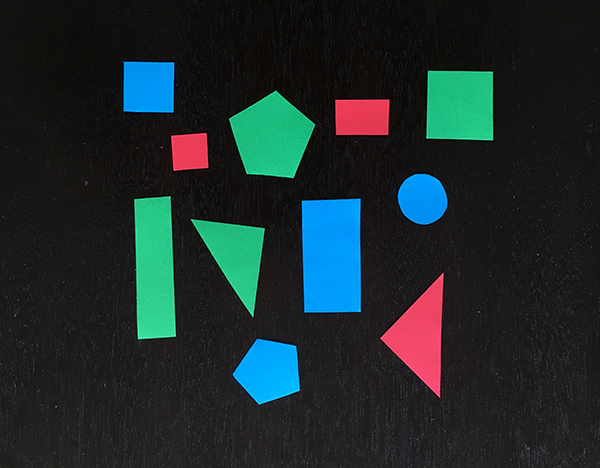
#> input picture tests/determining-object-color/example_shapes.png, 600 x 468 px
$ python detect_color.py --image example_shapes.png   (older library calls are emulated)
#> lines starting #> are read from the running program, lines starting #| are printed output that depends on the picture; after the words box and inside, x2 and y2 are one past the last pixel; in counts of white or black regions, pixels touching at a corner belong together
### tests/determining-object-color/pyimagesearch/colorlabeler.py
# import the necessary packages
from scipy.spatial import distance as dist
from collections import OrderedDict
import numpy as np
import cv2

class ColorLabeler:
	def __init__(self):
		# initialize the colors dictionary, containing the color
		# name as the key and the RGB tuple as the value
		colors = OrderedDict({
			"red": (255, 0, 0),
			"green": (0, 255, 0),
			"blue": (0, 0, 255)})

		# allocate memory for the L*a*b* image, then initialize
		# the color names list
		self.lab = np.zeros((len(colors), 1, 3), dtype="uint8")
		self.colorNames = []

		# loop over the colors dictionary
		for (i, (name, rgb)) in enumerate(colors.items()):
			# update the L*a*b* array and the color names list
			self.lab[i] = rgb
			self.colorNames.append(name)

		# convert the L*a*b* array from the RGB color space
		# to L*a*b*
		self.lab = cv2.cvtColor(self.lab, cv2.COLOR_RGB2LAB)

	def label(self, image, c):
		# construct a mask for the contour, then compute the
		# average L*a*b* value for the masked region
		mask = np.zeros(image.shape[:2], dtype="uint8")
		cv2.drawContours(mask, [c], -1, 255, -1)
		mask = cv2.erode(mask, None, iterations=2)
		mean = cv2.mean(image, mask=mask)[:3]

		# initialize the minimum distance found thus far
		minDist = (np.inf, None)

		# loop over the known L*a*b* color values
		for (i, row) in enumerate(self.lab):
			# compute the distance between the current L*a*b*
			# color value and the mean of the image
			d = dist.euclidean(row[0], mean)

			# if the distance is smaller than the current distance,
			# then update the bookkeeping variable
			if d < minDist[0]:
				minDist = (d, i)

		# return the name of the color with the smallest distance
		return self.colorNames[minDist[1]]

### tests/determining-object-color/pyimagesearch/shapedetector.py
# import the necessary packages
import cv2

class ShapeDetector:
	def __init__(self):
		pass

	def detect(self, c):
		# initialize the shape name and approximate the contour
		shape = "unidentified"
		peri = cv2.arcLength(c, True)
		approx = cv2.approxPolyDP(c, 0.04 * peri, True)

		# if the shape is a triangle, it will have 3 vertices
		if len(approx) == 3:
			shape = "triangle"

		# if the shape has 4 vertices, it is either a square or
		# a rectangle
		elif len(approx) == 4:
			# compute the bounding box of the contour and use the
			# bounding box to compute the aspect ratio
			(x, y, w, h) = cv2.boundingRect(approx)
			ar = w / float(h)

			# a square will have an aspect ratio that is approximately
			# equal to one, otherwise, the shape is a rectangle
			shape = "square" if ar >= 0.95 and ar <= 1.05 else "rectangle"

		# if the shape is a pentagon, it will have 5 vertices
		elif len(approx) == 5:
			shape = "pentagon"

		# otherwise, we assume the shape is a circle
		else:
			shape = "circle"

		# return the name of the shape
		return shape

### tests/determining-object-color/detect_color.py
# USAGE
# python detect_color.py --image example_shapes.png

# import the necessary packages
from pyimagesearch.shapedetector import ShapeDetector
from pyimagesearch.colorlabeler import ColorLabeler
import argparse
import imutils
import cv2

# construct the argument parse and parse the arguments
ap = argparse.ArgumentParser()
ap.add_argument("-i", "--image", required=True,
	help="path to the input image")
args = vars(ap.parse_args())

# load the image and resize it to a smaller factor so that
# the shapes can be approximated better
image = cv2.imread(args["image"])
#> image is the input picture: shape (468, 600, 3); mean B, G, R 43.2, 42.5, 29.4
resized = imutils.resize(image, width=300)
ratio = image.shape[0] / float(resized.shape[0])
#> ratio = 2

# blur the resized image slightly, then convert it to both
# grayscale and the L*a*b* color spaces
blurred = cv2.GaussianBlur(resized, (5, 5), 0)
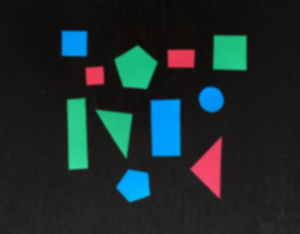
#> blurred: shape (234, 300, 3); mean B, G, R 43.4, 42.7, 29.5
gray = cv2.cvtColor(blurred, cv2.COLOR_BGR2GRAY)
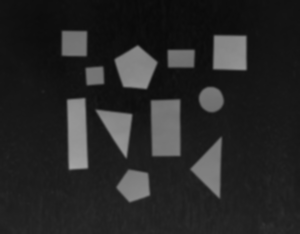
#> gray: shape (234, 300); min 9, max 165, mean 38.8
lab = cv2.cvtColor(blurred, cv2.COLOR_BGR2LAB)
#> lab: shape (234, 300, 3); mean of channels 0, 1, 2 41.6, 126.2, 127.7
thresh = cv2.threshold(gray, 60, 255, cv2.THRESH_BINARY)[1]
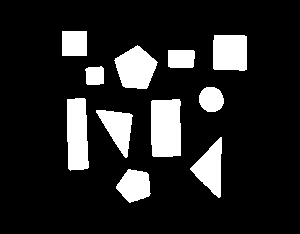
#> thresh: shape (234, 300); 14.7% white; 11 white regions

# find contours in the thresholded image and initialize the
# shape detector
cnts = cv2.findContours(thresh.copy(), cv2.RETR_EXTERNAL,
	cv2.CHAIN_APPROX_SIMPLE)
#> cnts = 11 contours; largest, box (x1, y1, x2, y2) and area: (151, 99, 181, 157) 1594, (67, 98, 89, 171) 1330, (114, 45, 158, 89) 1234, (213, 35, 247, 71) 1122, (190, 137, 222, 198) 968
cnts = cnts[0] if imutils.is_cv2() else cnts[1]

# initialize the shape detector and color labeler
sd = ShapeDetector()
cl = ColorLabeler()

# loop over the contours
for c in cnts:
	# compute the center of the contour
	M = cv2.moments(c)
	cX = int((M["m10"] / M["m00"]) * ratio)
	cY = int((M["m01"] / M["m00"]) * ratio)

	# detect the shape of the contour and label the color
	shape = sd.detect(c)
	color = cl.label(lab, c)

	# multiply the contour (x, y)-coordinates by the resize ratio,
	# then draw the contours and the name of the shape and labeled
	# color on the image
#> (the run stopped early here; a loop or call above may not have finished)
